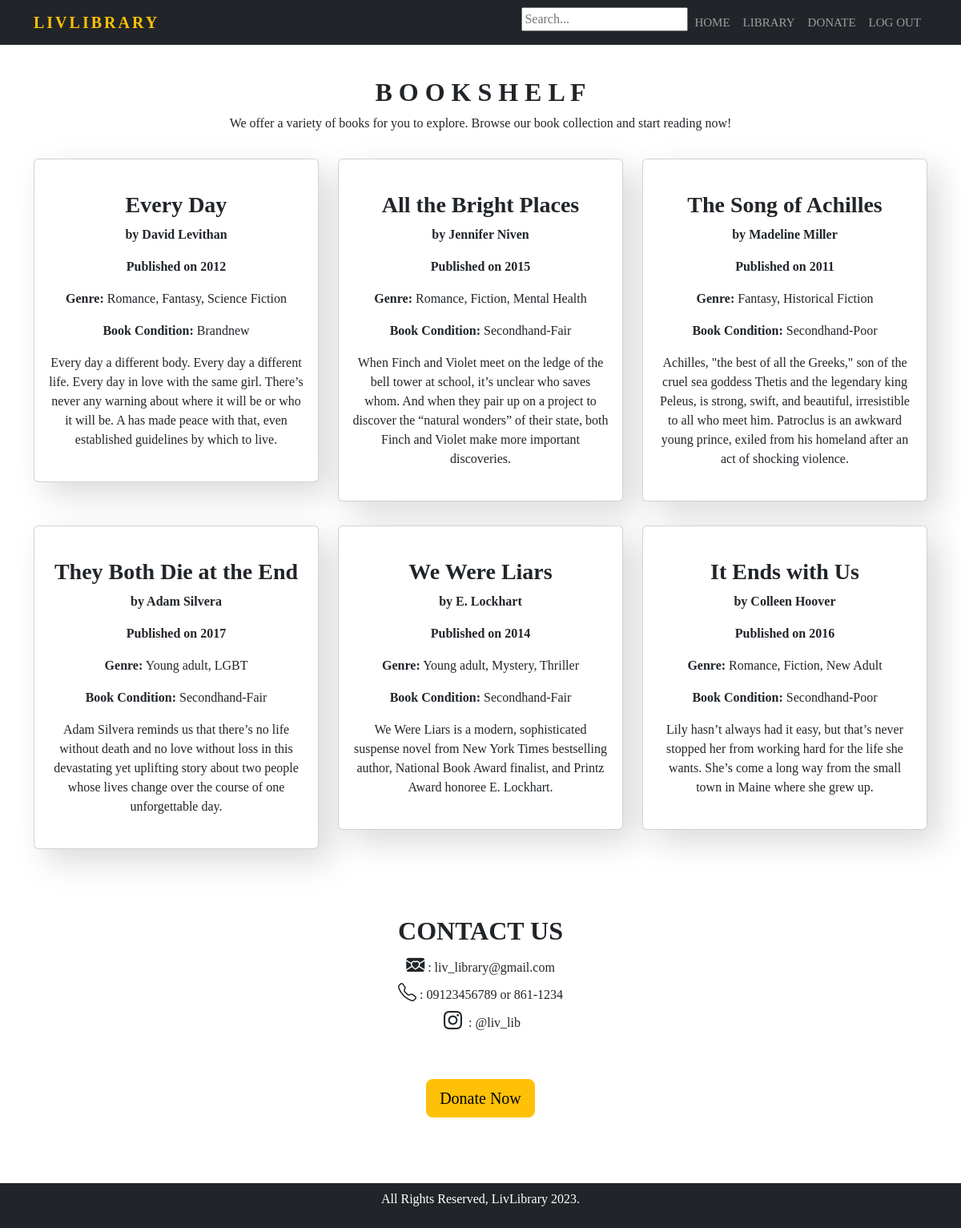
Screenshot of /globalLib with the database file from the repository.
### librarysystem/models.py (models this page shows, shortened)
class booklib (models.Model):
    name = models.CharField(max_length=100)
    contact = models.CharField(max_length=11)
    booktitle = models.CharField(max_length=50)
    bookauthor = models.CharField(max_length=50)
    yearpub = models.CharField(max_length=4)
    bookgenre = models.CharField(max_length=100)
    RADIO_CHOICES = (
        ('Brandnew', 'Brandnew'),
        ('Secondhand-Fair', 'Secondhand-Fair'),
        ('Secondhand-Poor', 'Secondhand-Poor'),
    )
    radio_choice = models.CharField(max_length=20, choices=RADIO_CHOICES)
    booksummary = models.TextField(max_length=500)

### librarysystem/views.py (the view)
# urls.py: path('globalLib',views.globalLib,name='globalLib'),
def globalLib(request):
    books = booklib.objects.all()
    return render(request, 'globalLib.html', {'books': books})

### templates/globalLib.html (shortened to what this page needs)
{% load static %}
<!DOCTYPE html>
<html lang="en">
<head>
    <link rel="stylesheet" href="https://cdn.jsdelivr.net/npm/bootstrap-icons@1.8.1/font/bootstrap-icons.css">
    <link href="https://cdn.jsdelivr.net/npm/bootstrap@5.3.0-alpha3/dist/css/bootstrap.min.css" rel="stylesheet">
</head>
<body>
    <nav class="navbar navbar-expand-lg navbar-dark bg-dark fixed-top">
        <div class="container">
          <a class="navbar-brand" href="index"><span class="text-warning">LivLibrary</span></a>
          <div class="collapse navbar-collapse" id="navbarSupportedContent">
            <ul class="navbar-nav ms-auto mb-2 mb-lg-0">
                <div class="search-container">
                    <form id="search" action="{% url 'search' %}" method="get">
                        <input type="text" id="search-input" name="query" placeholder="Search...">
                      </form>
                  </div>
              <li class="nav-item"><a class="nav-link" href="index">Home</a></li>
              <li class="nav-item"><a class="nav-link" href="globalLib">Library</a></li>
              <li class="nav-item"><a class="nav-link" href="addbooks">Donate</a></li>
              <li class="nav-item"><a class="nav-link" href="login_view">Log out</a></li>
            </ul>
          </div>
        </div>
      </nav>
    <section id="gallery" class="gallery section-padding">
        <div class="container">
          <div class="row">
            <div class="col-md-12">
              <div class="section-header text-center pb-3">
                <h2><b>B O O K  S H E L F</b></h2>
                <p>We offer a variety of books for you to explore. Browse our book collection and start reading
                    now!
                    </p>
              </div>
            </div>
          </div>
            {% if data %}
            <h1>Search Results for "{{ query }}"</h1>
            {% for book in data %}
            <div class="col-12 col-md-12 col-lg-4">
              <div class="card text-center bg-white pb-2">
                <div class="card-body text-dark mt-4">
                  <h3 class="card-title">{{book.booktitle}}</h3>
                  <p><b>by {{book.bookauthor}}</b></p>
                  <p><b>Published on {{book.yearpub}}</b></p>
                  <p><b>Genre:</b> {{book.bookgenre}}</p>
                  <p><b>Book Condition:</b> {{book.radio_choice}}</p>
                  <p>{{book.booksummary}}</p>
                </div>
              </div>
            </div>
            {% endfor %}
            {% else %}
          <div class="row">
            {% for book in books %}
            <div class="col-12 col-md-12 col-lg-4">
              <div class="card text-center bg-white pb-2">
                <div class="card-body text-dark mt-4">
                  <h3 class="card-title">{{book.booktitle}}</h3>
                  <p><b>by {{book.bookauthor}}</b></p>
                  <p><b>Published on {{book.yearpub}}</b></p>
                  <p><b>Genre:</b> {{book.bookgenre}}</p>
                  <p><b>Book Condition:</b> {{book.radio_choice}}</p>
                  <p>{{book.booksummary}}</p>
                </div>
              </div>
            </div>
            {% endfor %}
          </div>
          {% endif %}
        <div class="col-md-12 mt-5">
            <div class="section-header text-center pb-5">
                <div class="about-text mt-5">
                    <h2><b>CONTACT US </b></h2>
                        <i class="bi bi-envelope-heart-fill"></i> : liv_library@gmail.com<br>
                        <i class="bi bi-telephone"></i> : 09123456789 or 861-1234<br>
                        <i class="bi bi-instagram text-dark mx-1"></i> : @liv_lib </p>
                        <p><a href="addbooks" class="btn btn-warning btn-lg mt-4">Donate Now</a></p>
                </div>
            </div>
        </div>
          </div>
    </section>
        <footer class="bg-dark p-2 mt-2 text-center">
            <div class="container">
              <p class="text-white"> All Rights Reserved, LivLibrary 2023.</p>
            </div>
          </footer>
</body>
</html>

### templates/globalLib.html (style rules this page uses)
* { font-family: Cambria, Cochin, Georgia, Times, 'Times New Roman', serif; }
body { background: white; }
.section-padding { padding: 100px, 0; }
.navbar-nav a { font-size: 15px; text-transform: uppercase; font-weight: 500; }
.navbar-dark .navbar-brand { color: #000; font-size: 20px; text-transform: uppercase; font-weight: 700; letter-spacing: 3px; }
.about-text { font-size: medium; padding: 5px; }
.about-text p { font-size: 18px; padding: 5px; }
.about-text i { font-size: 23px; font-weight: bold; }
.card-title { font-weight: bold; }
.gallery .container { padding-top: 8%; }
.gallery .card { box-shadow: 15px 15px 40px rgba(0, 0, 0, 0.15); background: #fff; transition: .3s transform cubic-bezier(.155,1.105,.295,1.12),.3s box-shadow,.3s -webkit-transform cubic-bezier(.155,1.105,.295,1.12); cursor: pointer; margin-bottom: 30px; }
footer { margin-top: 5%; }

### rows the page displays
booklib: booktitle "Every Day", bookauthor "David Levithan", yearpub "2012", bookgenre "Romance, Fantasy, Science Fiction", radio_choice "Brandnew", booksummary "Every day a different body. Every day a different life. Every day in love with the same girl. There’s never any warning about where it will be or who it will be. A has made peace with that, even established guidelines by which to live."
booklib: booktitle "All the Bright Places", bookauthor "Jennifer Niven", yearpub "2015", bookgenre "Romance, Fiction, Mental Health", radio_choice "Secondhand-Fair", booksummary "When Finch and Violet meet on the ledge of the bell tower at school, it’s unclear who saves whom. And when they pair up on a project to discover the “natural wonders” of their state, both Finch and Violet make more important discoveries."
booklib: booktitle "The Song of Achilles", bookauthor "Madeline Miller", yearpub "2011", bookgenre "Fantasy, Historical Fiction", radio_choice "Secondhand-Poor", booksummary "Achilles, \"the best of all the Greeks,\" son of the cruel sea goddess Thetis and the legendary king Peleus, is strong, swift, and beautiful, irresistible to all who meet him. Patroclus is an awkward young prince, exiled from his homeland after an act of shocking violence."
booklib: booktitle "They Both Die at the End", bookauthor "Adam Silvera", yearpub "2017", bookgenre "Young adult, LGBT", radio_choice "Secondhand-Fair", booksummary "Adam Silvera reminds us that there’s no life without death and no love without loss in this devastating yet uplifting story about two people whose lives change over the course of one unforgettable day."
booklib: booktitle "We Were Liars", bookauthor "E. Lockhart", yearpub "2014", bookgenre "Young adult, Mystery, Thriller", radio_choice "Secondhand-Fair", booksummary "We Were Liars is a modern, sophisticated suspense novel from New York Times bestselling author, National Book Award finalist, and Printz Award honoree E. Lockhart."
booklib: booktitle "It Ends with Us", bookauthor "Colleen Hoover", yearpub "2016", bookgenre "Romance, Fiction, New Adult", radio_choice "Secondhand-Poor", booksummary "Lily hasn’t always had it easy, but that’s never stopped her from working hard for the life she wants. She’s come a long way from the small town in Maine where she grew up."
